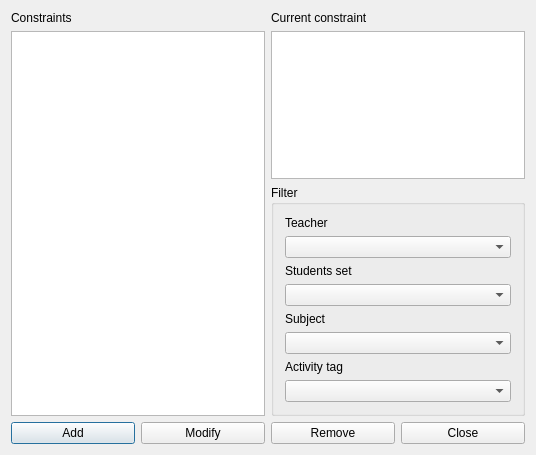
<?xml version="1.0" encoding="UTF-8"?>
<ui version="4.0">
 <class>ConstraintActivityEndsStudentsDayForm_template</class>
 <widget class="QDialog" name="ConstraintActivityEndsStudentsDayForm_template">
  <property name="geometry">
   <rect>
    <x>0</x>
    <y>0</y>
    <width>536</width>
    <height>455</height>
   </rect>
  </property>
  <property name="windowTitle">
   <string extracomment="This is the title of the dialog to see the list of all constraints of this type">Constraints activity ends students day</string>
  </property>
  <layout class="QGridLayout" name="gridLayout">
   <item row="0" column="0">
    <widget class="QLabel" name="constraintsTextLabel">
     <property name="frameShape">
      <enum>QFrame::NoFrame</enum>
     </property>
     <property name="frameShadow">
      <enum>QFrame::Plain</enum>
     </property>
     <property name="text">
      <string>Constraints</string>
     </property>
     <property name="wordWrap">
      <bool>false</bool>
     </property>
    </widget>
   </item>
   <item row="0" column="2" colspan="2">
    <widget class="QLabel" name="currentConstraintTextLabel">
     <property name="text">
      <string>Current constraint</string>
     </property>
     <property name="wordWrap">
      <bool>false</bool>
     </property>
    </widget>
   </item>
   <item row="1" column="0" rowspan="2" colspan="2">
    <widget class="QListWidget" name="constraintsListWidget"/>
   </item>
   <item row="1" column="2" colspan="2">
    <widget class="QPlainTextEdit" name="currentConstraintTextEdit"/>
   </item>
   <item row="2" column="2" colspan="2">
    <widget class="QGroupBox" name="filterGroupBox">
     <property name="title">
      <string>Filter</string>
     </property>
     <layout class="QVBoxLayout" name="verticalLayout">
      <item>
       <widget class="QLabel" name="teachersTextLabel">
        <property name="text">
         <string>Teacher</string>
        </property>
        <property name="wordWrap">
         <bool>false</bool>
        </property>
       </widget>
      </item>
      <item>
       <widget class="QComboBox" name="teachersComboBox"/>
      </item>
      <item>
       <widget class="QLabel" name="studentsTextLabel">
        <property name="text">
         <string>Students set</string>
        </property>
        <property name="wordWrap">
         <bool>false</bool>
        </property>
       </widget>
      </item>
      <item>
       <widget class="QComboBox" name="studentsComboBox"/>
      </item>
      <item>
       <widget class="QLabel" name="subjectsTextLabel">
        <property name="text">
         <string>Subject</string>
        </property>
        <property name="wordWrap">
         <bool>false</bool>
        </property>
       </widget>
      </item>
      <item>
       <widget class="QComboBox" name="subjectsComboBox"/>
      </item>
      <item>
       <widget class="QLabel" name="activityTagsTextLabel">
        <property name="text">
         <string>Activity tag</string>
        </property>
        <property name="wordWrap">
         <bool>false</bool>
        </property>
       </widget>
      </item>
      <item>
       <widget class="QComboBox" name="activityTagsComboBox"/>
      </item>
     </layout>
    </widget>
   </item>
   <item row="3" column="0">
    <widget class="QPushButton" name="addConstraintPushButton">
     <property name="text">
      <string>Add</string>
     </property>
    </widget>
   </item>
   <item row="3" column="1">
    <widget class="QPushButton" name="modifyConstraintPushButton">
     <property name="text">
      <string>Modify</string>
     </property>
    </widget>
   </item>
   <item row="3" column="2">
    <widget class="QPushButton" name="removeConstraintPushButton">
     <property name="text">
      <string>Remove</string>
     </property>
    </widget>
   </item>
   <item row="3" column="3">
    <widget class="QPushButton" name="closePushButton">
     <property name="text">
      <string>Close</string>
     </property>
    </widget>
   </item>
  </layout>
 </widget>
 <layoutdefault spacing="6" margin="11"/>
 <resources/>
 <connections/>
</ui>
